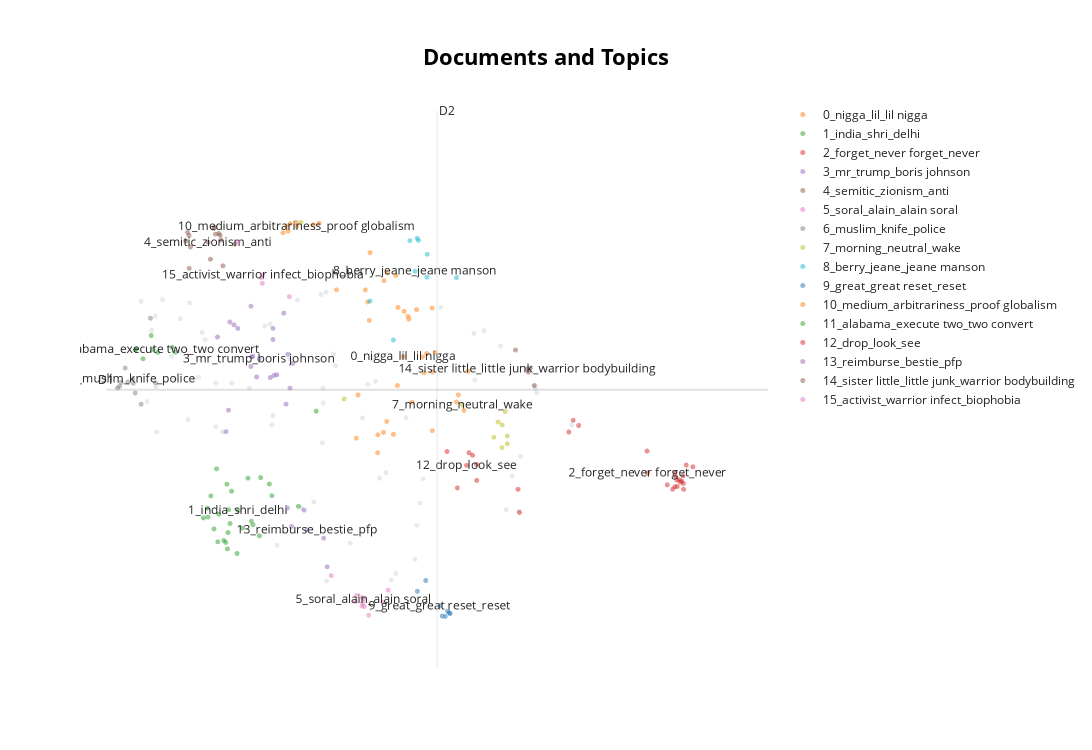

The notebook cell saved with this chart:
### Code cell
model.visualize_documents(tweets)

### Figure 1 — Plotly figure (JSON) as saved in the notebook; plotly's stock layout.template omitted (floating-point values rounded to 4 significant figures)
{"data": [{"hoverinfo": "text", "hovertext": ["yes true leftist lot common nazi", "gymnastics say dirty arab", "ficed rothschild return face face reality hysterical assa traor", "ancient celt dyed hair blonde lime also dyed clothes various color plant berry", "shakespeare sex arcuri johnson read shakespeare sex sofa london mayo", "man reaps sow lago puelo neighbor receive alberto badly must end run away", "netherlands like last week former soldier stood today protection protester", "meryeminelindentut", "goodnight", "panic kitchen rebel restaurateur deprive aid bruno le maire via", "sure many research danger associate gene alter prick", "venezuela start free distribution drug covid", "plan take back hagia sophia", "philippe de maistre courageous priest people respect health dictatorship", "chinese corona virus like", "timeline evidence lazy choice", "current swallower", "mine christine", "always little shit think smarter elder inevitably end shit", "appal homeless queue food last night soup kitchen freeze condition ten year toryism", "caught k say true", "brittany huge slut", "nation yahweh mayor miami xavier su rez declare yahweh ben yahweh day october mon", "sayer die", "france freak theory small bubble heat pan water first surface", "brexit disaster volume export go british port channel tunnell eu fell last month", "look like everything prove hitler right", "total utter bullshit", "abrahamic summit jew pope interfaith meeting iraq", "radical somali congressmuslim ilhan omar mn threatens force republican congresswoman office", "terrorist come terrorist come", "come religious place thief come steal robber", "recent psych science paper use national iq predict stuff ran simple probability calculation measur", "muslim ever respect religious teacher religion koran order religion", "fanart prefer", "accusatory inversion modus operandi", "dark circle know sign", "remember nato bombing yugoslavia", "available preview", "daniel year old athletic intensive care bfm tv manipulation", "still catholic apostate", "sucial science uba must close", "hostile people really except crazy notion planet father god chose", "turkish president recep tayyip erdogan file criminal complaint dutch opposition leader geert wilder", "pulse farmer need price support edible oil", "talk jq day long however people like michael jones catholic even admit whit", "three sea rescue ng accuse complicity criminal smuggler", "power", "love george monbiot pummel andrew bowie monbiot absolutely cool measure logical bowie typic", "amazon dictate ebooks online book sale audiobooks sale head thi", "leader proud boy former informant case human traffic narcotic", "pay global security bunch scar trickster", "arrogation double entendre via", "vaccination blackmail restaurant expect reopen january", "truth", "please keep mind", "celebration napoleon bicentenary disturb laughter minister woman elisabeth moreno", "fagot take arm", "salute brave soldier", "afghanistan saudi arabia dream afternoon b ziers lidl supermarket avenue de badones", "apart weapon way mamma favorite weapon slipper", "detest people every part medium idiot support imagine guy n h ei r si de nobod", "level security require wef aka enemy life annual meeting tell u", "innovation molasses possible clamp liquor", "female palestinian muslim terrorist say prepare carry suicide bombing mission jew like prep", "government enforces hospital put every death covid", null], "marker": {"color": "#CFD8DC", "opacity": 0.5, "size": 5}, "mode": "markers+text", "name": "other", "showlegend": false, "type": "scattergl", "x": [1.897, -0.7255, 2.597, 3.526, 3.996, -0.2514, 0.02963, 1.552, 4.655, 1.905, 1.49, 0.8096, 1.724, 0.5628, 1.103, 2.003, 3.188, 4.372, 2.555, 1.131, 4.884, 4.139, 0.4283, 1.846, 2.886, 1.382, 1.827, 4.007, -0.03506, -0.4199, -0.577, -0.6426, 2.03, -0.5051, 4.451, 2.657, 4.536, -0.17, 4.631, 2.823, -0.05994, 1.856, 1.779, 0.08983, 1.204, 0.3347, -0.2952, 4.86, 3.032, 2.239, -0.172, 0.1392, 2.749, 1.143, 4.866, 5.382, 2.415, 3.274, 0.3352, -0.5149, 3.229, 2.49, 0.182, 3.158, -0.5254, 1.028, 1.856], "y": [7.796, 7.691, 6.768, 7.623, 7.322, 6.798, 6.794, 5.305, 5.901, 4.463, 7.704, 6.689, 5.375, 6.746, 7.428, 7.084, 5.104, 7.174, 7.014, 6.264, 6.635, 7.353, 6.184, 6.057, 4.548, 7.025, 7.772, 6.782, 7.673, 7.711, 7.358, 6.534, 6.948, 6.181, 5.284, 5.648, 5.676, 7.492, 5.267, 4.475, 6.324, 6.69, 8.58, 6.814, 4.872, 6.242, 7.057, 6.721, 6.349, 4.898, 7.116, 7.331, 5.713, 6.373, 6.687, 6.263, 6.346, 5.642, 6.749, 6.706, 5.36, 6.732, 7.249, 4.713, 7.523, 7.406, 6.517]}, {"hoverinfo": "text", "hovertext": ["illegal adopt black child black", "anyway would never stop repeat place woman tiktok quite simply", "reason white people child simulate experience slave", "nigga like life anime yea bro one piece shit", "ok theek hai", "know beat white people say care white black yellow blue purple", "tik tok innocent social network indian redneck year old quiet fun", "wish men shut fuck today", "men pig u stop living stop filth serious", "someone dm please send picture cat anyrtgingh im boredddd", "u call suarez something wen call u nigger u bitch", "tomorrow recover woman day intelligence day", "repeat lie truth know want erase white history", "stupid fuck bitch", "cry laugh zehma mtn catapult whore", "trans child like vegan dog know chose", "lick foot nigga white trash paris france interracial gay amateur gay", "homosexual find criticize heteros much without u even exist", "suck whitedick nigger gayraceplay gaysex oral gayoral interracialgaysex blacksucker bwc", "lot picture show holodomor gulag mostly white folk", "homosexual scum vote vanilla", "friend let support dear friend let solidarity problem account friend get notification", "woman kill kidnap afrin whole world silent woman together afrin", "wan na fuck time man body see nigga leave tf alone", "lil nigga lil nigga lil nigga lil nigga lil nigga lil nigga lil nigga lil nigga lil nigga lil", "trouble get upset say aaj english", "white elder abuse rampant", "mom mom sheep meeeeeeh black sheep yeah nigga moderfacka hahahahahahahaha yeah nigg", "like well negro", "didnt happen would b funny", "nigger cocksluts help crave white dick much take matter attach", "black people really little lie small shit", "let cry woman afrin woman together afrin", null], "marker": {"opacity": 0.5, "size": 5}, "mode": "markers+text", "name": "0_nigga_lil_lil nigga", "text": ["", "", "", "", "", "", "", "", "", "", "", "", "", "", "", "", "", "", "", "", "", "", "", "", "", "", "", "", "", "", "", "", "", "0_nigga_lil_lil nigga"], "textfont": {"size": 12}, "type": "scattergl", "x": [2.719, 2.853, 2.456, 3.406, 3.853, 3.403, 3.405, 3.118, 2.911, 3.745, 3.444, 2.759, 2.51, 3.91, 2.629, 2.522, 3.181, 2.769, 3.061, 2.046, 2.887, 2.351, 2.633, 3.286, 3.267, 2.326, 2.488, 3.325, 3.005, 3.774, 3.072, 2.919, 2.713, 2.992], "y": [7.931, 6.155, 7.824, 6.876, 6.431, 7.614, 6.197, 6.526, 6.719, 6.529, 7.102, 6.304, 7.472, 6.883, 5.942, 8.254, 7.596, 8.023, 7.519, 7.825, 7.989, 6.611, 6.149, 6.866, 7.048, 6.111, 7.685, 7.089, 7.576, 6.611, 7.485, 7.622, 6.177, 7.053]}, {"hoverinfo": "text", "hovertext": ["make farm economically viable sustainable enterprise small farmer india need carefully listen", "cnrs investigate sa bouamama via", "nikol pashinyan prime minister armenia confesses occupation percent shusha populati", "modi ji slogan self reliance penetrate even among love couple", "time fix mukhtar ansari salwar peeli", "inter n national c chutiya", "good news would prefer rehabilitation center", "disability heval", "still percent hungry live india constantly gini coefficient rise data present poverty al", "holy place vrindavan cm shri ji hon union jal shakti minister shri water power", "final round shivgaan competition full swing across maharashtra eve chhatrapati shivaji maharaj birth anniversary umbrella", "case prima facie seem fault delivery boy kamaraj hitesha pull whole", "hindu le sikh today e hoist flag religion red fort", "downfall one kill sadhu insult woman certain parambir singh anil deshmukh uddhav thackeray sanjay raut ht", "really modi ji get credit rejuvenation include go journey become possible", "day since kashmiri hindu turn away home let sink", "u bulat home pawri ho rai hai", "hundred salutation foot madhav", "main stream medium work international banker international banker fully human hurt u", "heard psycho back send agra soon", "india innovative thrust jai swadeshi", "associate every work r interest country mithun chakraborty", "fund dedication shri ram mandir zomato pizza hut domino swiggy mango shopkeeper", "rahul gandhi big asset bjp", "year delhi trouble riot delhi ankit rinku sharma kill jihadis delhi", "pride india rajputana chittorgarh fort", "ptdrrrr nintendo schwitz", null], "marker": {"opacity": 0.5, "size": 5}, "mode": "markers+text", "name": "1_india_shri_delhi", "text": ["", "", "", "", "", "", "", "", "", "", "", "", "", "", "", "", "", "", "", "", "", "", "", "", "", "", "", "1_india_shri_delhi"], "textfont": {"size": 12}, "type": "scattergl", "x": [0.4989, 0.8388, 0.1584, 0.6363, 0.5578, 0.7153, 1.094, 1.128, 0.362, 0.2232, 0.5354, 0.79, 0.2139, 0.4906, 0.8614, 0.2643, 0.3077, 0.5158, 1.758, 0.9704, 0.5071, 0.9529, 0.4473, 0.4764, 0.3456, 0.3753, 1.506, 0.6493], "y": [4.832, 5.151, 5.189, 4.778, 5.499, 5.072, 5.58, 5.447, 4.913, 5.199, 5.124, 5.648, 5.301, 5.579, 5.109, 5.444, 5.063, 5.285, 6.424, 5.655, 5.021, 4.982, 4.929, 4.906, 5.756, 5.233, 5.323, 5.276]}, {"hoverinfo": "text", "hovertext": [" ", " ", "never forget", "baaaaaaaaaaaaa", " ", " ", "behind", "yes invisible", " ", " ", " ", "true never forget", "thank advertising", "say", "see episode", "wow", "manage", " ", " ", " ", "one one", null], "marker": {"opacity": 0.5, "size": 5}, "mode": "markers+text", "name": "2_forget_never forget_never", "text": ["", "", "", "", "", "", "", "", "", "", "", "", "", "", "", "", "", "", "", "", "", "2_forget_never forget_never"], "textfont": {"size": 12}, "type": "scattergl", "x": [6.873, 6.878, 5.48, 6.736, 7.1, 6.96, 6.814, 4.62, 6.968, 6.845, 6.848, 5.403, 7.006, 5.341, 4.64, 6.965, 6.45, 6.857, 6.909, 6.941, 6.924, 6.455], "y": [5.626, 5.553, 6.258, 5.571, 5.779, 5.675, 5.521, 5.519, 5.52, 5.549, 5.713, 6.317, 5.8, 6.181, 5.252, 5.587, 5.962, 5.665, 5.629, 5.613, 5.603, 5.709]}, {"hoverinfo": "text", "hovertext": ["cqfd well totally fire like trump", "dead boris johnson say everything could political epitaph indolent prime minister", "didier raoult must stop war press release say go die", "agree ignoramus toby young free describe journalist illiterate make", "putin responds biden threat wish good health", "people think boris johnson resign prime minister think continue office accord", "necessary win election help someone heart big must heart", "trump peace biden war thanks left", "muslim mayor london fire new year eve firework display feature black life matter marxist clenched", "leftist never held accountable vicious public threat violence keep make trump", "john kohn aka john kerry claim earth nine year", "democrat rep jackie speier think lot white american u military national security threat", "black life matter movement nominate nobel peace prize via", "house democrat push cable company big tech get rid conservative news network", "boris johnson mr crisis mr liar mr clueless mr corrupt mr racist mr money grabber mr public heal", "right give british journalism coverage brexit covid", "show one politician corrupt core", "trump present future republican party plan run", "lady question imagine pill men begin market would really trust", "assange never gaol expose war crime u government always mystifies", "brexit cost uk gdp first year body blow uk economy plummet almost cer", null], "marker": {"opacity": 0.5, "size": 5}, "mode": "markers+text", "name": "3_mr_trump_boris johnson", "text": ["", "", "", "", "", "", "", "", "", "", "", "", "", "", "", "", "", "", "", "", "", "3_mr_trump_boris johnson"], "textfont": {"size": 12}, "type": "scattergl", "x": [0.5133, 1.16, 0.9132, 1.298, 0.8312, 1.107, 1.199, 0.8408, 0.4786, 0.5338, 0.6462, 0.5924, 0.833, 1.144, 1.387, 1.144, 1.358, 0.8601, 1.33, 0.3577, 1.427, 0.9502], "y": [6.434, 6.835, 6.819, 7.555, 6.939, 6.811, 6.844, 7.05, 6.186, 7.453, 7.379, 7.42, 7.636, 7.251, 6.689, 7.379, 7.08, 7.055, 6.504, 7.279, 6.974, 7.027]}, {"hoverinfo": "text", "hovertext": ["semite member people speak spoke semitic language include particular jew", "social zionism wreak havoc suburb national zionism reap benefit", "whenever biden speaks know semitic armenoid handler speak instead", "israel still forefront dictatorship", "hebrew mythology make race slave benefit", "identity generation techouva anti semitism anti zionism place u", "harassment violence impersonation zionism ulcan trial via", "myth semitic armenoid story", "ric dupond moretti act submit zionist lobby via", "israel law allows authority know identity unvaccinated people", "take name main parasitic beneficiary anti semitism journalistic investigation", "sharia compliant nike harshly condemn depict iranian female mathematician hijab chosen never", "get align hebrew mythology story", "collect coin like jew anti semitic humor slippage elect official sarcelles see", null], "marker": {"opacity": 0.5, "size": 5}, "mode": "markers+text", "name": "4_semitic_zionism_anti", "text": ["", "", "", "", "", "", "", "", "", "", "", "", "", "", "4_semitic_zionism_anti"], "textfont": {"size": 12}, "type": "scattergl", "x": [-0.0257, 0.3189, -0.04291, 0.3055, -0.06634, 0.4083, 0.3964, -0.09281, 0.3763, 0.3301, 0.4356, 0.6027, -0.04562, 0.2581, 0.2256], "y": [8.319, 8.548, 8.073, 8.534, 8.488, 8.4, 8.455, 8.387, 8.476, 8.467, 8.102, 8.351, 8.452, 8.178, 8.374]}, {"hoverinfo": "text", "hovertext": ["piece bravery alain soral ntm alain soral fr jus", "soral answer episode alexandre langlois", "soral answer episode alain soral family program st phane douard", "race alain soral fr jus may", "panic kitchen rebel restaurateur deprive aid bruno le maire", "peugeot affair documentary available vo kontre kulture", "alain soral answer pierre de brague question understand era compensation complacency", "piece bravery alain soral russie toulon", "alain soral transition formal logic concrete logic", "marcel obama lukashenko karine lacombe fourtillan student", null], "marker": {"opacity": 0.5, "size": 5}, "mode": "markers+text", "name": "5_soral_alain_alain soral", "text": ["", "", "", "", "", "", "", "", "", "", "5_soral_alain_alain soral"], "textfont": {"size": 12}, "type": "scattergl", "x": [2.408, 2.779, 2.701, 2.44, 1.971, 2.315, 2.329, 2.416, 2.503, 2.41, 2.427], "y": [4.171, 4.355, 4.216, 4.165, 4.522, 4.223, 4.292, 4.209, 4.064, 4.269, 4.249]}, {"hoverinfo": "text", "hovertext": ["easy meat another fail muslim asylum seeker rape murder chop body british woman lure", "morocco muslim youth vandalize brand new casablanca bus apparent reason", "france sudanese muslim illegal alien stab immigration official death asylum claim reject", "pau manager reception center kill knife sudanese migrant via", "one good thing french police never hesitate fire weapon knife wield muslim", "italy naked jaybird illegal alien muslim invader take leak middle street broad daylight", "muslim natural ally race sourc", "kill kill war police france mainly african arab muslim commu", "londonistan tesco worker help police take muslim attacker brandishing multiple knife", "follow france footstep austria begin crackdown muslim", null], "marker": {"opacity": 0.5, "size": 5}, "mode": "markers+text", "name": "6_muslim_knife_police", "text": ["", "", "", "", "", "", "", "", "", "", "6_muslim_knife_police"], "textfont": {"size": 12}, "type": "scattergl", "x": [-0.9513, -1.03, -1.059, -1.01, -0.7241, -0.5206, -0.5928, -0.9132, -0.8348, -0.8085, -0.8444], "y": [6.921, 6.71, 6.69, 6.755, 6.503, 6.751, 7.497, 6.759, 6.746, 6.633, 6.797]}, {"hoverinfo": "text", "hovertext": ["people want walk car well illusion remain anyway good morning thursday thought", "good morning ji", "although one neutral today time everyone inclination towards mine also neutral", "rail go work", "imagine force wake morning everyday", "texas lead freedom via", "pride wake", "whole road map thing psy ops lockdown end people amp business simply realise power amp n", "plz support student amp part campaign", null], "marker": {"opacity": 0.5, "size": 5}, "mode": "markers+text", "name": "7_morning_neutral_wake", "text": ["", "", "", "", "", "", "", "", "", "7_morning_neutral_wake"], "textfont": {"size": 12}, "type": "scattergl", "x": [4.278, 4.467, 4.395, 4.337, 4.393, 1.544, 4.468, 4.438, 2.155, 3.83], "y": [6.121, 6.136, 6.263, 6.298, 6.002, 8.605, 6.046, 6.419, 6.564, 6.495]}, {"hoverinfo": "text", "hovertext": ["keep weed clean crop care farmer brother weed sister mia khalifa", "richard berry admits violent catherine hiegel jeane manson", "whine tv artist lend voice family victim", "accusation incest richard berry marilou berry support cousin coline", "uncle mla aunt vice president", "parody account", "berry case jeane manson accuse member pedophile sect coline berry via", "archive footage jeane manson sings child god pedophile sect via", null], "marker": {"opacity": 0.5, "size": 5}, "mode": "markers+text", "name": "8_berry_jeane_jeane manson", "text": ["", "", "", "", "", "", "", "", "8_berry_jeane_jeane manson"], "textfont": {"size": 12}, "type": "scattergl", "x": [3.748, 3.191, 2.522, 3.333, 3.329, 2.853, 3.208, 3.086, 3.159], "y": [7.966, 8.421, 7.695, 8.236, 7.971, 7.244, 8.396, 8.392, 8.04]}, {"hoverinfo": "text", "hovertext": ["great reset spring cleaning episode free extract", "watch first part minute great reset great reset spring cleaning great r", "great reset big cleaning episode great reset health", "great reset spring cleaning episode free extract", "true juice extractor gas chamber one step", "soral answer erfm twenty fourth batch", "new normal watchword great reset", null], "marker": {"opacity": 0.5, "size": 5}, "mode": "markers+text", "name": "9_great_great reset_reset", "text": ["", "", "", "", "", "", "", "9_great_great reset_reset"], "textfont": {"size": 12}, "type": "scattergl", "x": [3.544, 3.655, 3.589, 3.621, 3.311, 3.193, 3.647, 3.509], "y": [4.056, 4.083, 4.052, 4.11, 4.466, 4.341, 4.094, 4.172]}, {"hoverinfo": "text", "hovertext": ["dictatorship forbidden make fun powerful", "sovereign mind power choice come single set belief define", "proof globalism exist party", "russia international regulation social medium moderation", "arbitrariness censorship back west via", "false perception humanity impose people", "medium want believe hundred people freedom reclaim", null], "marker": {"opacity": 0.5, "size": 5}, "mode": "markers+text", "name": "10_medium_arbitrariness_proof globalism", "text": ["", "", "", "", "", "", "", "10_medium_arbitrariness_proof globalism"], "textfont": {"size": 12}, "type": "scattergl", "x": [1.337, 1.718, 1.359, 1.387, 1.288, 1.8, 1.473, 1.48], "y": [8.561, 8.575, 8.503, 8.589, 8.484, 8.593, 8.606, 8.559]}, {"hoverinfo": "text", "hovertext": ["franco albrecht neo nazi terrorist disguise syrian migrant victor young repentant lfi return v", "buzyn amp co judged crime humanity want new nuremberg", "new follower syria last week see", "germany stab spree frankfurt leaf several injured german authority probe attacker motif", "alabama litigation jihadist cair file federal lawsuit prison execute two convert islam wit", "eu schmuck blast bosnia take well care illegal alien muslim invader burn calle", "alabama litigation jihadist cair file federal lawsuit prison execute two convert islam without", null], "marker": {"opacity": 0.5, "size": 5}, "mode": "markers+text", "name": "11_alabama_execute two_two convert", "text": ["", "", "", "", "", "", "", "11_alabama_execute two_two convert"], "textfont": {"size": 12}, "type": "scattergl", "x": [-0.4891, -0.2374, -0.2838, -0.6985, -0.8027, -0.5813, -0.8034, -0.5566], "y": [7.102, 7.103, 7.161, 7.028, 7.141, 7.297, 7.13, 7.137]}, {"hoverinfo": "text", "hovertext": ["mdrrrr see pair look like clutch pedal", "bose dk sit naked", "two tower hand signal hmm", "drop photography mine", "hesitate worn bottom people see inside let go colorful", "enough people drop look", null], "marker": {"opacity": 0.5, "size": 5}, "mode": "markers+text", "name": "12_drop_look_see", "text": ["", "", "", "", "", "", "12_drop_look_see"], "textfont": {"size": 12}, "type": "scattergl", "x": [4.035, 3.612, 3.76, 3.925, 4.032, 3.976, 3.89], "y": [5.623, 5.956, 5.536, 5.942, 5.808, 5.913, 5.796]}, {"hoverinfo": "text", "hovertext": ["go leclerc reimburse x psk difference found penny product cheaper htt", "get ro pfp would sit one bestie", "start reimburse ruin fn", "dr louis fouch hold bonus", "quite simply interest le", null], "marker": {"opacity": 0.5, "size": 5}, "mode": "markers+text", "name": "13_reimburse_bestie_pfp", "text": ["", "", "", "", "", "13_reimburse_bestie_pfp"], "textfont": {"size": 12}, "type": "scattergl", "x": [1.409, 1.586, 1.35, 1.863, 1.914, 1.624], "y": [5.091, 5.28, 5.304, 4.954, 4.625, 5.051]}, {"hoverinfo": "text", "hovertext": ["sister", "little junk", "bodybuilding", "warrior", null], "marker": {"opacity": 0.5, "size": 5}, "mode": "markers+text", "name": "14_sister little_little junk_warrior bodybuilding", "text": ["", "", "", "", "14_sister little_little junk_warrior bodybuilding"], "textfont": {"size": 12}, "type": "scattergl", "x": [4.585, 4.85, 4.768, 4.795, 4.749], "y": [7.129, 6.718, 6.874, 6.92, 6.91]}, {"hoverinfo": "text", "hovertext": ["hence social justice warrior infect", "biophobia contagious", "lgbt deviant disrespect kaaba bo azi university detain", "queer activist hit woman come shout revolt system prostitution ra", null], "marker": {"opacity": 0.5, "size": 5}, "mode": "markers+text", "name": "15_activist_warrior infect_biophobia", "text": ["", "", "", "", "15_activist_warrior infect_biophobia"], "textfont": {"size": 12}, "type": "scattergl", "x": [0.9941, 1.377, 0.6492, 0.982, 1.001], "y": [7.901, 7.746, 8.381, 7.966, 7.999]}], "layout": {"annotations": [{"showarrow": false, "text": "D1", "x": -1.218, "y": 6.67, "yshift": 10}, {"showarrow": false, "text": "D2", "x": 3.474, "xshift": 10, "y": 9.897}], "height": 750, "shapes": [{"line": {"color": "#CFD8DC", "width": 2}, "type": "line", "x0": 3.474, "x1": 3.474, "y0": 3.444, "y1": 9.897}, {"line": {"color": "#9E9E9E", "width": 2}, "type": "line", "x0": -1.218, "x1": 8.165, "y0": 6.67, "y1": 6.67}], "title": {"font": {"color": "Black", "size": 22}, "text": "<b>Documents and Topics", "x": 0.5, "xanchor": "center", "yanchor": "top"}, "width": 1200, "xaxis": {"visible": false}, "yaxis": {"visible": false}}}
